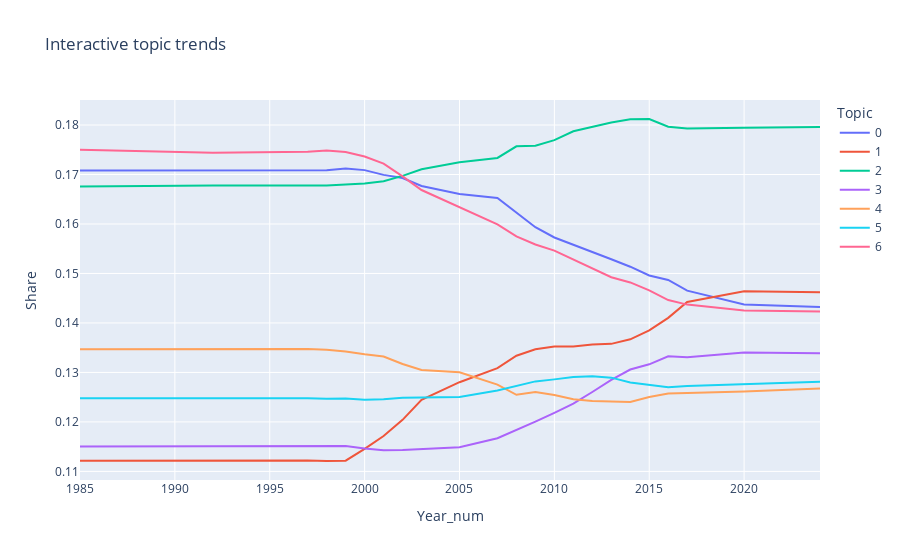

The notebook cell saved with this chart:
### Code cell
import plotly.express as px
fig = px.line(pivot, x=pivot.index, y=pivot.columns,
              labels={'value':'Share', 'variable':'Topic'},
              title='Interactive topic trends')
fig.update_xaxes(dtick=5)      # 5년 간격 눈금
fig.show()

### Figure 1 — Plotly figure (JSON) as saved in the notebook; plotly's stock layout.template omitted (floating-point values rounded to 4 significant figures)
{"data": [{"hovertemplate": "Topic=0<br>Year_num=%{x}<br>Share=%{y}<extra></extra>", "legendgroup": "0", "line": {"color": "#636efa", "dash": "solid"}, "marker": {"symbol": "circle"}, "mode": "lines", "name": "0", "orientation": "v", "showlegend": true, "type": "scatter", "x": [1985, 1992, 1997, 1998, 1999, 2000, 2001, 2002, 2003, 2005, 2007, 2008, 2009, 2010, 2011, 2012, 2013, 2014, 2015, 2016, 2017, 2020, 2024], "xaxis": "x", "y": [0.1708, 0.1708, 0.1708, 0.1709, 0.1712, 0.1709, 0.1699, 0.1693, 0.1677, 0.1661, 0.1652, 0.1623, 0.1594, 0.1573, 0.1558, 0.1543, 0.1529, 0.1514, 0.1496, 0.1487, 0.1465, 0.1438, 0.1432], "yaxis": "y"}, {"hovertemplate": "Topic=1<br>Year_num=%{x}<br>Share=%{y}<extra></extra>", "legendgroup": "1", "line": {"color": "#EF553B", "dash": "solid"}, "marker": {"symbol": "circle"}, "mode": "lines", "name": "1", "orientation": "v", "showlegend": true, "type": "scatter", "x": [1985, 1992, 1997, 1998, 1999, 2000, 2001, 2002, 2003, 2005, 2007, 2008, 2009, 2010, 2011, 2012, 2013, 2014, 2015, 2016, 2017, 2020, 2024], "xaxis": "x", "y": [0.1122, 0.1122, 0.1122, 0.1121, 0.1122, 0.1145, 0.1172, 0.1204, 0.1245, 0.128, 0.1309, 0.1334, 0.1347, 0.1353, 0.1352, 0.1356, 0.1358, 0.1367, 0.1385, 0.141, 0.1443, 0.1464, 0.1462], "yaxis": "y"}, {"hovertemplate": "Topic=2<br>Year_num=%{x}<br>Share=%{y}<extra></extra>", "legendgroup": "2", "line": {"color": "#00cc96", "dash": "solid"}, "marker": {"symbol": "circle"}, "mode": "lines", "name": "2", "orientation": "v", "showlegend": true, "type": "scatter", "x": [1985, 1992, 1997, 1998, 1999, 2000, 2001, 2002, 2003, 2005, 2007, 2008, 2009, 2010, 2011, 2012, 2013, 2014, 2015, 2016, 2017, 2020, 2024], "xaxis": "x", "y": [0.1676, 0.1678, 0.1678, 0.1678, 0.168, 0.1682, 0.1686, 0.1697, 0.1711, 0.1725, 0.1733, 0.1757, 0.1758, 0.1769, 0.1787, 0.1796, 0.1805, 0.1811, 0.1812, 0.1797, 0.1793, 0.1795, 0.1796], "yaxis": "y"}, {"hovertemplate": "Topic=3<br>Year_num=%{x}<br>Share=%{y}<extra></extra>", "legendgroup": "3", "line": {"color": "#ab63fa", "dash": "solid"}, "marker": {"symbol": "circle"}, "mode": "lines", "name": "3", "orientation": "v", "showlegend": true, "type": "scatter", "x": [1985, 1992, 1997, 1998, 1999, 2000, 2001, 2002, 2003, 2005, 2007, 2008, 2009, 2010, 2011, 2012, 2013, 2014, 2015, 2016, 2017, 2020, 2024], "xaxis": "x", "y": [0.115, 0.1151, 0.1151, 0.1151, 0.1151, 0.1146, 0.1143, 0.1143, 0.1145, 0.1149, 0.1167, 0.1183, 0.1201, 0.1218, 0.1237, 0.126, 0.1285, 0.1306, 0.1316, 0.1333, 0.1331, 0.134, 0.1339], "yaxis": "y"}, {"hovertemplate": "Topic=4<br>Year_num=%{x}<br>Share=%{y}<extra></extra>", "legendgroup": "4", "line": {"color": "#FFA15A", "dash": "solid"}, "marker": {"symbol": "circle"}, "mode": "lines", "name": "4", "orientation": "v", "showlegend": true, "type": "scatter", "x": [1985, 1992, 1997, 1998, 1999, 2000, 2001, 2002, 2003, 2005, 2007, 2008, 2009, 2010, 2011, 2012, 2013, 2014, 2015, 2016, 2017, 2020, 2024], "xaxis": "x", "y": [0.1347, 0.1348, 0.1347, 0.1346, 0.1342, 0.1337, 0.1332, 0.1317, 0.1305, 0.1301, 0.1276, 0.1255, 0.126, 0.1255, 0.1246, 0.1242, 0.1242, 0.124, 0.125, 0.1257, 0.1259, 0.1262, 0.1267], "yaxis": "y"}, {"hovertemplate": "Topic=5<br>Year_num=%{x}<br>Share=%{y}<extra></extra>", "legendgroup": "5", "line": {"color": "#19d3f3", "dash": "solid"}, "marker": {"symbol": "circle"}, "mode": "lines", "name": "5", "orientation": "v", "showlegend": true, "type": "scatter", "x": [1985, 1992, 1997, 1998, 1999, 2000, 2001, 2002, 2003, 2005, 2007, 2008, 2009, 2010, 2011, 2012, 2013, 2014, 2015, 2016, 2017, 2020, 2024], "xaxis": "x", "y": [0.1248, 0.1249, 0.1248, 0.1247, 0.1247, 0.1245, 0.1246, 0.1249, 0.1249, 0.1251, 0.1264, 0.1273, 0.1282, 0.1286, 0.1291, 0.1293, 0.129, 0.128, 0.1274, 0.127, 0.1272, 0.1277, 0.1281], "yaxis": "y"}, {"hovertemplate": "Topic=6<br>Year_num=%{x}<br>Share=%{y}<extra></extra>", "legendgroup": "6", "line": {"color": "#FF6692", "dash": "solid"}, "marker": {"symbol": "circle"}, "mode": "lines", "name": "6", "orientation": "v", "showlegend": true, "type": "scatter", "x": [1985, 1992, 1997, 1998, 1999, 2000, 2001, 2002, 2003, 2005, 2007, 2008, 2009, 2010, 2011, 2012, 2013, 2014, 2015, 2016, 2017, 2020, 2024], "xaxis": "x", "y": [0.175, 0.1744, 0.1746, 0.1749, 0.1746, 0.1736, 0.1722, 0.1696, 0.1669, 0.1634, 0.1599, 0.1575, 0.1559, 0.1546, 0.1528, 0.151, 0.1492, 0.1482, 0.1466, 0.1446, 0.1437, 0.1425, 0.1423], "yaxis": "y"}], "layout": {"legend": {"title": {"text": "Topic"}, "tracegroupgap": 0}, "title": {"text": "Interactive topic trends"}, "xaxis": {"anchor": "y", "domain": [0, 1], "dtick": 5, "title": {"text": "Year_num"}}, "yaxis": {"anchor": "x", "domain": [0, 1], "title": {"text": "Share"}}}}
